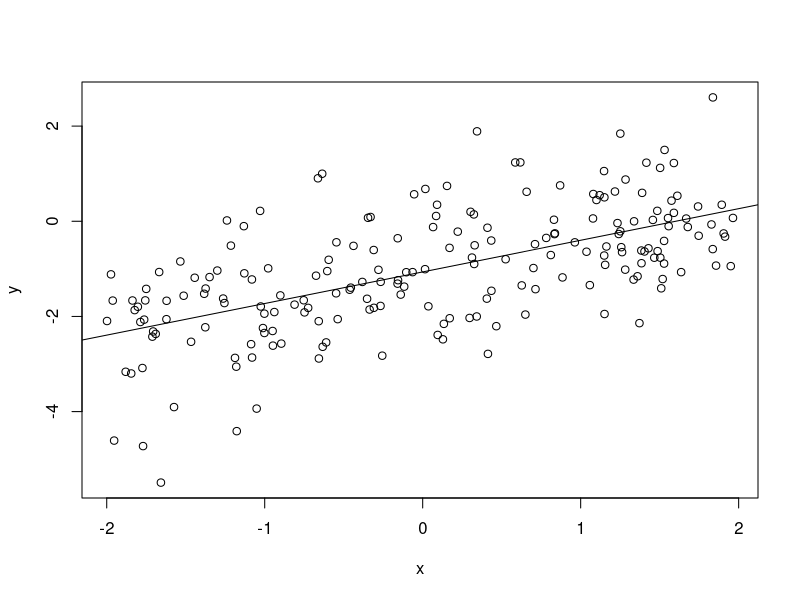
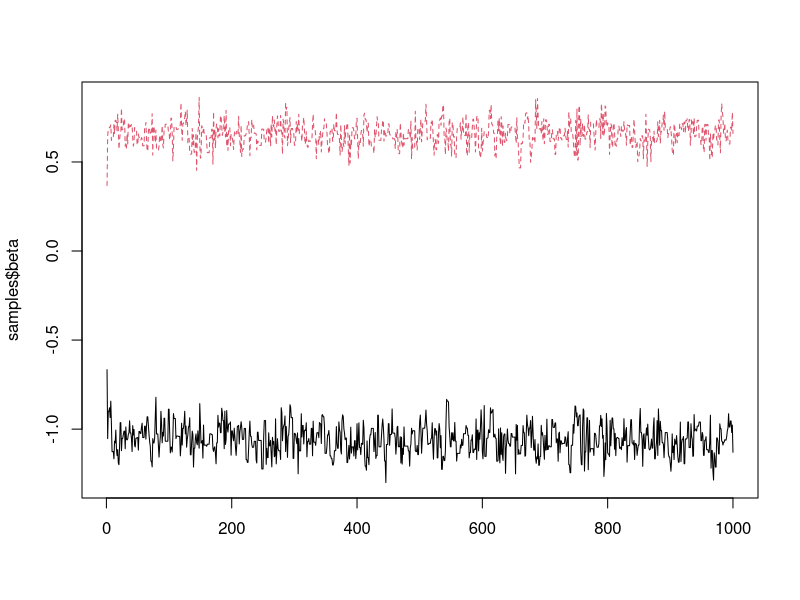
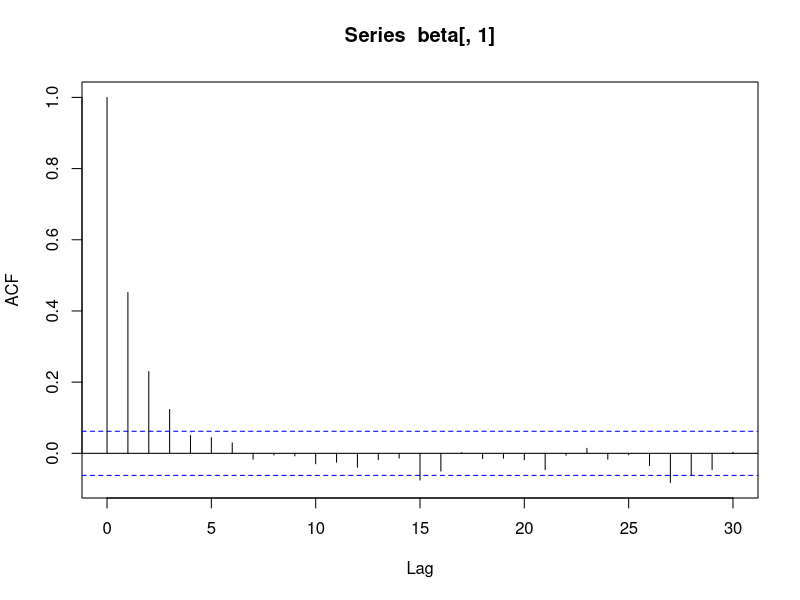
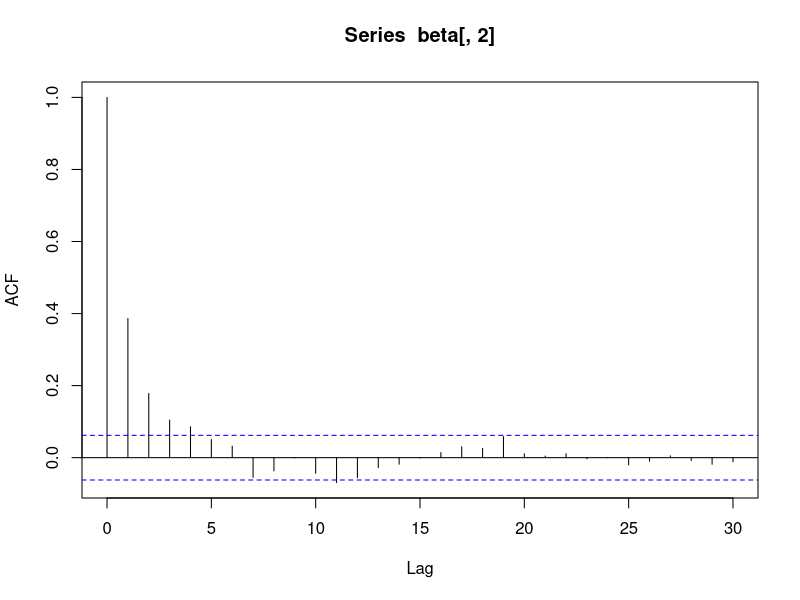
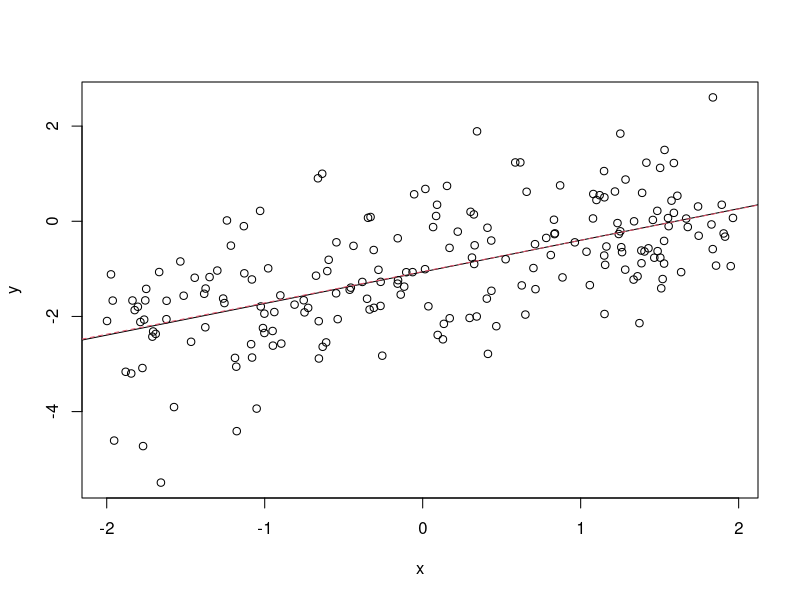

The R script that drew these images, in order:

# setwd("C:/arbeit/talks/Madrid2024/practicals")

# read the data
dat <- read.table("data/linreg.dat", header=TRUE)

# plot and add the regression line from lm
plot(dat$x, dat$y, xlab="x", ylab="y")
abline(lm(y~x, data=dat))

# function for computing the log-posterior (the same as in Ex. 2)
log_posterior <- function(beta, y, x, sigma, prior_mean, prior_sd) {
  # current mean vector of the observation model
  mu <- beta[1] + beta[2] * x
  
  # log-likelihood 
  log_lik <- sum(dnorm(y, mean = mu, sd = sigma, log = TRUE))
  
  # prior (since beta[1] has a constant prior, we only need the prior for beta[2] here)
  log_prior <- dnorm(beta[2], mean = prior_mean, sd = prior_sd, log = TRUE)
  
  # return the (un-normalized) log-posterior
  return(log_lik + log_prior)
}

# IWLS acceptance step
mh_step_iwls <- function(beta_proposed, beta_current, y, x, sigma, prior_mean, prior_sd, Finv) {
  
  # compute log-posterior at proposed value
  log_prob_proposal <- log_posterior(
    beta_proposed,
    y,
    x,
    sigma,
    prior_mean,
    prior_sd
  )

  # compute log-posterior at current value
  log_prob_current <- log_posterior(
    beta_current,
    y,
    x,
    sigma,
    prior_mean,
    prior_sd
  )
  
  # log-densities of the proposal density
  log_prob_backward <- mvtnorm::dmvnorm(
    beta_current,
    mean = beta_proposed,
    sigma=Finv,
    log=TRUE
  )
  log_prob_forward <- mvtnorm::dmvnorm(
    beta_proposed,
    mean = beta_current,
    sigma=Finv,
    log=TRUE
  )
  
  # log-acceptance probability
  log_alpha_star <- log_prob_proposal - log_prob_current + log_prob_backward - log_prob_forward
  log_acceptance_prob <- min(0, log_alpha_star)
  
  # determine acceptance by comparing to a log-uniform
  accept <- log(runif(n = 1)) < log_acceptance_prob
  
  if(accept) {
    beta_step <- beta_proposed    
  } else {
    beta_step <- beta_current
  }
  
  # return the new state of the MCMC chain and whether acceptance took place
  return(list(beta = beta_step, accepted = accept))
}


# functions for IWLS proposal for beta
s_fn <- function(y, X, beta, sigma, prior_sd) {
  (t(X) %*% y - crossprod(X) %*% beta) / (sigma^2) + (beta[1] / (prior_sd^2))
}

F_fn <- function(sigma, X, prior_sd) {
  crossprod(X) / sigma - (1 / (prior_sd^2))
}

# now put pieces together in an IWLS algorithm
iwls <- function(y, x, nsamples, sigma, beta_start, prior_mean, prior_sd) {
  # some setting for the algorithms and vectors/matrices to store results
  samples <- matrix(NA_real_, nrow = nsamples, ncol = length(beta_start))
  accepted <- vector(mode = "logical", length = nsamples)
  X <- cbind(1, x)
  
  # initialize with the starting values
  beta_current <- beta_start
  
  # since sigma^2 is treated as fixed, F can be computed beforehand
  Fval <- F_fn(sigma, X, prior_sd)
  Finv <- solve(Fval)
  Finv_chol <- t(chol(Finv))
  
  # perform MCMC iterations
  for (i in seq(nsamples)) {
    
    # IWLS proposal
    sval <- s_fn(y, X, beta_current, sigma, prior_sd)
    proposal_mean <- beta_current + drop(Finv  %*% sval)
    
    z <- rnorm(n = length(beta_start))
    beta_proposed <- drop(Finv_chol %*% z) + proposal_mean
    
    # acceptance step
    step <- mh_step_iwls(
      beta_proposed,
      beta_current,
      y,
      x,
      sigma,
      prior_mean,
      prior_sd,
      Finv
    )
    
    # update current state and store results
    beta_current <- step$beta
    samples[i,] <- beta_current
    accepted[i] <- step$accepted
  }
  
  # return the MCMC chain and the acceptance states
  return(list(beta = samples, accepted = accepted))
}

# set seed to make results reproducible
set.seed(123)

# call the sampler
samples <- iwls(
  dat$y,
  dat$x,
  nsamples = 1000,
  sigma = sqrt(3), # this is a parameter of the response distribution; we assume it to be fixed here
  beta_start = c(0, 0),
  prior_mean = 0,
  prior_sd = 10
)

# acceptance probability
mean(samples$accepted)

# view traceplots
matplot(samples$beta, type = "l")

# auto correlations
beta <- samples$beta
acf(beta[,1])
acf(beta[,2])

# estimates
colMeans(samples$beta)
apply(samples$beta, 2, sd)

# compare to lm results:
plot(dat$x, dat$y, xlab="x", ylab="y")
abline(lm(y~x, data=dat))
abline(coef=colMeans(samples$beta), col=2, lty=2)




